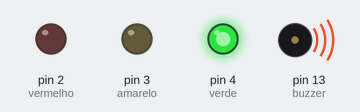
Bench run of a sketch on a simulated Arduino Uno, built with avr-gcc and run on an emulated ATmega328P. Parts: output pins drawn as LEDs (lit = HIGH), buzzer (waves = sounding).

Above: at 0.5 s.
At 2.5 s:
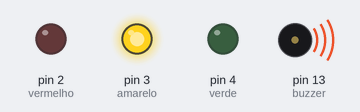
At 4.5 s:
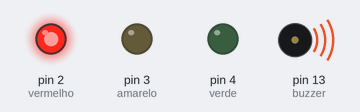
At 5.5 s:
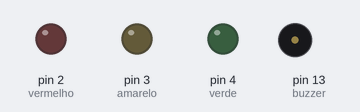
Timing chart, 0 to 7.8 s (numbered marks = the images above):
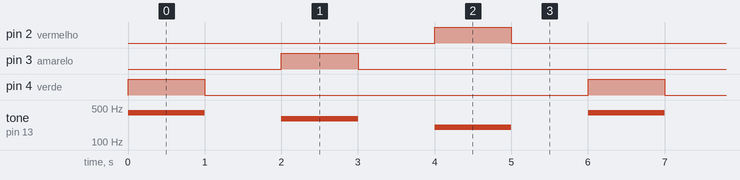

The sketch:

sem_foro_com_som1.ino
```cpp
// C++ code
//
const int buzzer = 13;
void setup()
{
  pinMode(4, OUTPUT); //verde
  pinMode(3, OUTPUT); //amarelo
  pinMode(2, OUTPUT); //vermelho
  pinMode(buzzer,OUTPUT); //buzzer

}

void loop()
{
  digitalWrite(4, HIGH);
  tone(buzzer, 400);
  delay(1000); // Wait for 1000 millisecond(s)
  digitalWrite(4, LOW);
  noTone(buzzer);
  delay(1000); // Wait for 1000 millisecond(s)

  digitalWrite(3, HIGH);
  tone(buzzer, 300);
  delay(1000); // Wait for 1000 millisecond(s)
  digitalWrite(3, LOW);
  noTone(buzzer);
  delay(1000); // Wait for 1000 millisecond(s)

  digitalWrite(2, HIGH);
  tone(buzzer, 200);
  delay(1000); // Wait for 1000 millisecond(s)
  digitalWrite(2, LOW);
  noTone(buzzer);
  delay(1000); // Wait for 1000 millisecond(s)
}
```

Measured:
- by itself, pin 2 (vermelho), pin 3 (amarelo), pin 4 (verde): alternates HIGH for 1.0 s and LOW for 5.0 s
- by itself, tone on pin 13 (buzzer): repeats every 6.0 s: silent 1.0 s, 300 Hz 1.0 s, silent 1.0 s, 200 Hz 1.0 s, silent 1.0 s, 400 Hz 1.0 s
